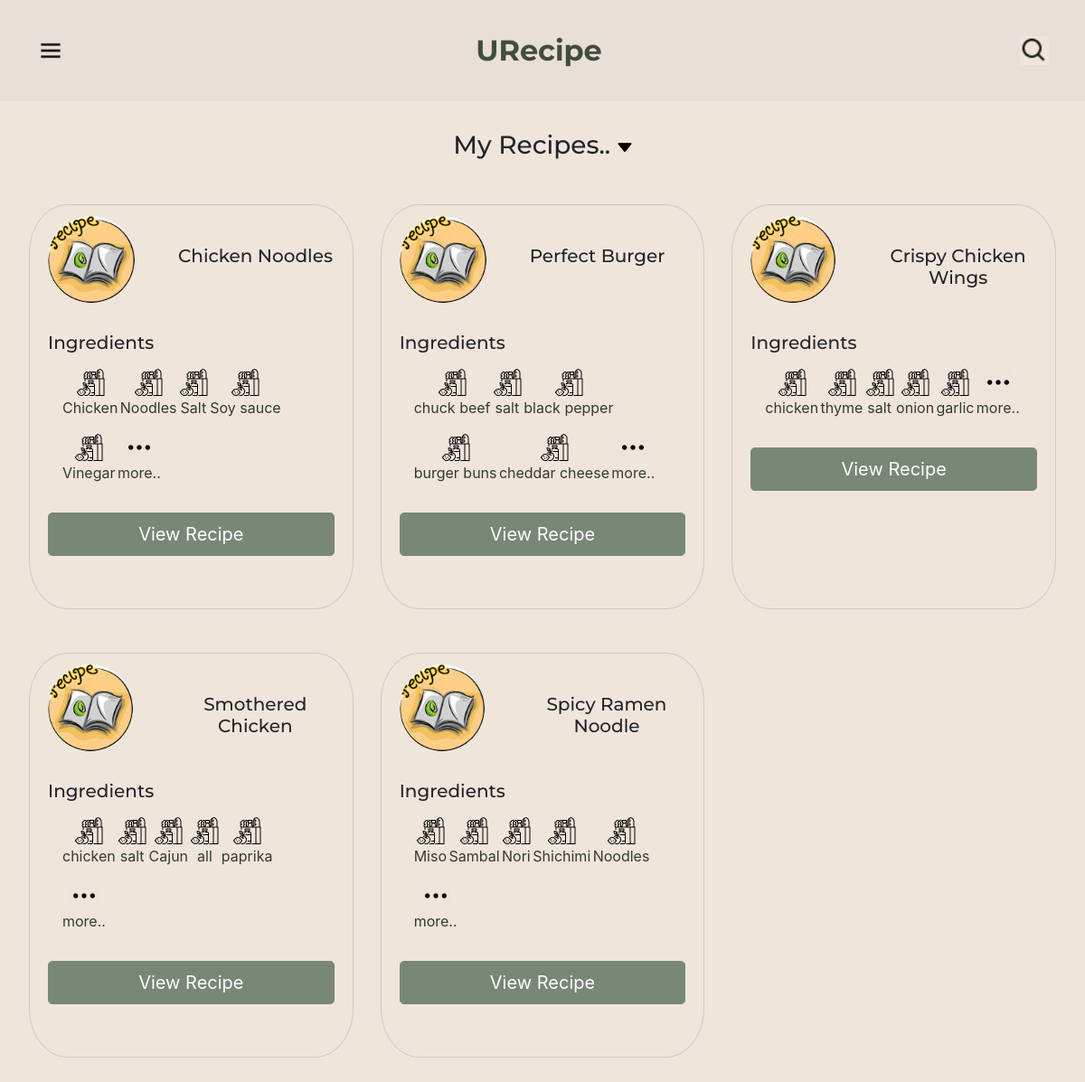
Screenshot of /My_recipes (signed in) with the database file from the repository.
### polls/models.py (models this page shows, shortened)
class Recipe(models.Model):
    title = models.TextField(max_length = 35, blank = False, unique = True)
    description = models.TextField(blank = False)
    image = models.ImageField(upload_to='images',default = 'images/007.jpg')
    user = models.ForeignKey(User, on_delete=models.CASCADE, related_name='recipes', blank = False)

class Ingredients(models.Model):
    name = models.TextField(max_length = 20, blank = False, unique = True)
    image = models.ImageField(upload_to='images',default = 'images/ing_def.webp')
    ing_recipe = models.ManyToManyField(Recipe, related_name='ingredient', blank = False)

### polls/views.py (the view)
# urls.py: path("My_recipes", views.my_recipe, name='myrecipe'),
def my_recipe(request):
    if request.user.is_authenticated:
        usr = User.objects.get(username=request.user.username)
        context['heading_card'] = "My Recipes.."
        context['recipes'] = usr.recipes.all()
        return render(request, 'polls/index.html', context)
    else:
        context['heading_card'] = "Recipes you may like.."
        redirect('/home/')

### polls/templates/polls/index.html
{% extends 'polls/base.html' %}
{% block content %}
    {% include 'polls/card.html' %}
{% endblock content %}

### polls/templates/polls/card.html
<section class="white-section">
  {% load static %}
  <h2 class="section-heading">{{ heading_card }} <img src="{% static 'polls/images/below.webp' %}"
      style="width: 1rem; height: 1rem" alt="" /></h2>
  <div class="row">
    {% for recipe in recipes %}
    <div class="recipe-column col-lg-4 col-md-6">
      <div class="card">
        <div class="card-header">
          <img src="{{ recipe.image.url }}" alt="" />
          <h3>{{ recipe.title }}</h3>
        </div>
        <div class="card-body">
          <h2 class="price-text">Ingredients</h2>
          <ul class="ingredients">
            <section class="list-ing">
              <div class="list-items">
                {% for val in recipe.ingredient.all %}
                {% if forloop.counter <= 3 %} <li>
                  <img src="{{ val.image.url }}" style="width: 2rem; height: 2rem"
                    alt="" />
                  <p>{{ val.name }}</p>
                  </li>
                  {% endif %}
                  {% endfor %}
              </div>
              <div class="list-items">
                {% for val in recipe.ingredient.all %} {% if forloop.counter > 3 and forloop.counter <= 6 %} <li>
                  {% if forloop.counter == 6 %}
                  <img src="{% static 'polls/images/more.png' %}" style="width: 2rem; height: 2rem" alt="" />
                  <p>more..</p>
                  {% else %}
                  <img src="{{ val.image.url }}" style="width: 2rem; height: 2rem"
                    alt="" />
                  <p>{{ val.name }}</p>
                  {% endif %}
                  </li>
                  {% endif %} {% endfor %}
              </div>
            </section>
          </ul>
          <a class="btn btn-lg btn-block btn-dark" href="{% url 'description' recipe.title %}">
            View Recipe
          </a>
        </div>
      </div>
    </div>
    {% endfor %}
  </div>
</section>

### polls/static/polls/styles.css (style rules this page uses)
html, body { height: 100%; background-color: #f0e5db; }
h1, h2, h3, h4, h5, h6 { font-family: 'Montserrat', sans-serif; }
p { color: #2f3d2d; }
ul { padding-left: 0rem; }
li { transition: all 0.3s ease 0s; }
.recipe-column { border-radius: 20%; }
.white-section h2 { font-size: 1.25rem; }
.white-section h3 { font-size: 1.5rem; }
.white-section .section-heading { width: 100%; text-align: center; font-size: 1.75rem; margin-bottom: 3rem; }
.white-section { margin: 2rem; }
.card-header { display: flex; background-color: rgba(0, 0, 0, 0); border: none; }
.card-header h3 { margin-top: 2rem; padding-left: 3rem; text-align: center; }
.card-header img { height: 6rem; width: 6rem; border-radius: 100%; }
.card { height: 28rem; background-color: #f0e5db; border-radius: 12%; }
.card li { list-style: none; display: inline; float: left; }
.recipe-column { margin-bottom: 3rem; }
.ingredients { display: flex; text-align: center; padding: 1rem; margin: 1rem; cursor: pointer; }
.list-ing { width: 100%; }
section .list-ing .list-items { text-align: center; }
.card-body .list-ing li { text-align: center; margin-right: 2rem; padding: 0rem 0.5rem; border-radius: 20%; }
@media (max-width: 1680px) { .card-body .list-ing li { text-align: center; margin-right: 1rem; padding: 0rem 0rem; border-radius: 20%; } }
@media (max-width: 1520px) { .card-header h3 { font-size: 1.25rem; } }
@media (max-width: 1370px) { .card-body .list-ing li { text-align: center; margin-right: 0.15rem; padding: 0rem 0rem; border-radius: 20%; } }
@media (max-width: 1370px) { .card-header h3 { font-size: 1.25rem; } }
@media (max-width: 1370px) { .ingredients { padding: 0rem; } }
@media (max-width: 1370px) { .card-header img { height: 6rem; width: 6rem; } }
.btn-dark { color: #fff; background-color: #798777; border-color: #798777; }

### rows the page displays
Recipe: image (picture), title "Chicken Noodles"
Ingredients: image (picture), name "Chicken"
Ingredients: image (picture), name "Noodles"
Ingredients: image (picture), name "Salt"
Ingredients: image (picture), name "Soy sauce"
Ingredients: image (picture), name "Vinegar"
Recipe: image (picture), title "Perfect Burger"
Ingredients: image (picture), name "chuck beef"
Ingredients: image (picture), name "salt"
Ingredients: image (picture), name "black pepper"
Ingredients: image (picture), name "burger buns"
Ingredients: image (picture), name "cheddar cheese"
Recipe: image (picture), title "Crispy Chicken Wings"
Ingredients: image (picture), name "chicken"
Ingredients: image (picture), name "thyme"
Ingredients: image (picture), name "onion"
Ingredients: image (picture), name "garlic"
Recipe: image (picture), title "Smothered Chicken"
Ingredients: image (picture), name "Cajun"
Ingredients: image (picture), name "all"
Ingredients: image (picture), name "paprika"
Recipe: image (picture), title "Spicy Ramen Noodle"
Ingredients: image (picture), name "Miso"
Ingredients: image (picture), name "Sambal"
Ingredients: image (picture), name "Nori"
Ingredients: image (picture), name "Shichimi"

### other values shown
{{ heading_card }} "My Recipes.."
